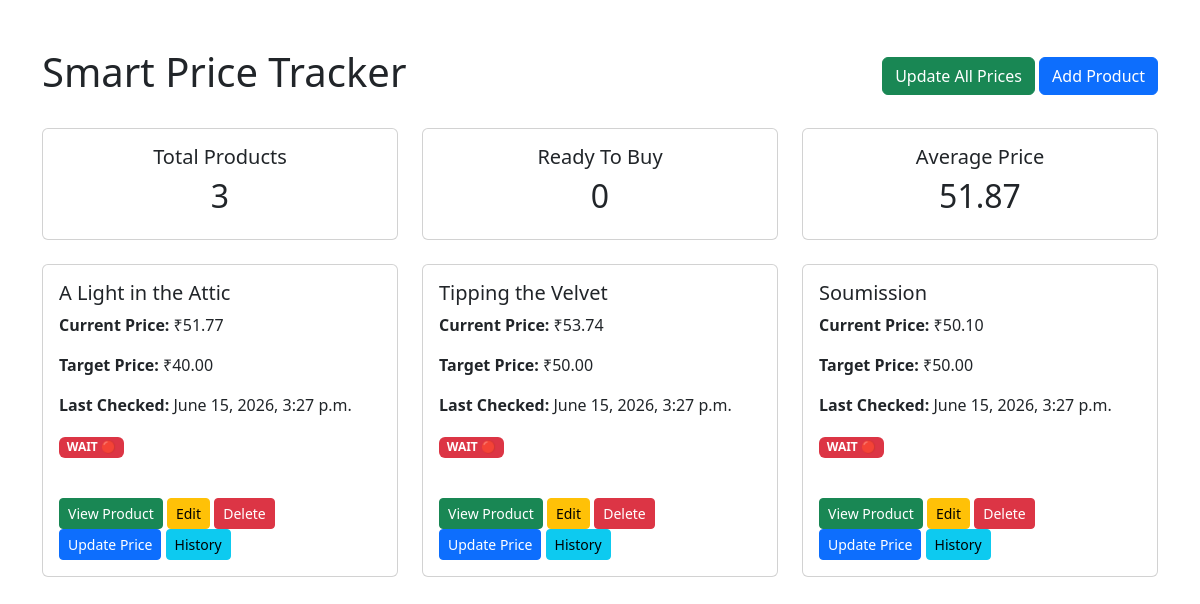
Screenshot of /products/ with the database file from the repository.
### price_tracker/models.py (models this page shows, shortened)
class Product(models.Model):
    name = models.CharField(
        max_length=255
    )
    url = models.URLField()
    current_price = models.DecimalField(
        max_digits=10,
        decimal_places=2
    )
    target_price = models.DecimalField(
        max_digits=10,
        decimal_places=2
    )
    last_checked = models.DateTimeField(
        null=True,
        blank=True
    )
    created_at = models.DateTimeField(
        auto_now_add=True
    )
    updated_at = models.DateTimeField(
        auto_now=True
    )

### price_tracker/views.py (the view)
# urls.py: path("products/", views.product_list, name="product_list"),
def product_list(request):
    products = Product.objects.all()
    total_products = products.count()
    ready_to_buy = products.filter(
        current_price__lte=models.F("target_price")
    ).count()
    average_price = 0
    if total_products > 0:
        average_price = (
            sum(
                product.current_price
                for product in products
            ) / total_products
        )
    context = {
        "products": products,
        "total_products": total_products,
        "ready_to_buy": ready_to_buy,
        "average_price": average_price
    }
    return render(
        request,
        "products.html",
        context
    )

### templates/products.html (shortened to what this page needs)
<!DOCTYPE html>
<html>
<head>
    <link href="https://cdn.jsdelivr.net/npm/bootstrap@5.3.3/dist/css/bootstrap.min.css"
          rel="stylesheet">
</head>
<body>
<div class="container mt-5">
    <div class="d-flex justify-content-between align-items-center mb-4">
        <h1>Smart Price Tracker</h1>
        <div>
            <a href="{% url 'update_all_prices' %}"
               class="btn btn-success">
                Update All Prices
            </a>
            <a href="/add-product/"
               class="btn btn-primary">
                Add Product
            </a>
        </div>
    </div>
    <div class="row mb-4">
        <div class="col-md-4">
            <div class="card text-center">
                <div class="card-body">
                    <h5>Total Products</h5>
                    <h2>{{ total_products }}</h2>
                </div>
            </div>
        </div>
        <div class="col-md-4">
            <div class="card text-center">
                <div class="card-body">
                    <h5>Ready To Buy</h5>
                    <h2>{{ ready_to_buy }}</h2>
                </div>
            </div>
        </div>
        <div class="col-md-4">
            <div class="card text-center">
                <div class="card-body">
                    <h5>Average Price</h5>
                    <h2>{{ average_price }}</h2>
                </div>
            </div>
        </div>
    </div>
    <div class="row">
        {% for product in products %}
        <div class="col-md-4 mb-4">
            <div class="card h-100">
                <div class="card-body">
                    <h5 class="card-title">
                        {{ product.name }}
                    </h5>
                    <p>
                        <strong>Current Price:</strong>
                        ₹{{ product.current_price }}
                    </p>
                    <p>
                        <strong>Target Price:</strong>
                        ₹{{ product.target_price }}
                    </p>
                    <p>
                        <strong>Last Checked:</strong>
                        {% if product.last_checked %}
                            {{ product.last_checked }}
                        {% else %}
                            Never
                        {% endif %}
                    </p>
                    {% if product.current_price <= product.target_price %}
                        <span class="badge bg-success mb-3">
                            BUY NOW 🟢
                        </span>
                    {% else %}
                        <span class="badge bg-danger mb-3">
                            WAIT 🔴
                        </span>
                    {% endif %}
                    <br><br>
                    <a href="{{ product.url }}"
                       target="_blank"
                       class="btn btn-success btn-sm">
                        View Product
                    </a>
                    <a href="{% url 'edit_product' product.id %}"
                       class="btn btn-warning btn-sm">
                        Edit
                    </a>
                    <a href="{% url 'delete_product' product.id %}"
                       class="btn btn-danger btn-sm">
                        Delete
                    </a>
                    <a href="{% url 'update_price' product.id %}"
                       class="btn btn-primary btn-sm">
                        Update Price
                    </a>
                    <a href="{% url 'price_history' product.id %}"
                       class="btn btn-info btn-sm">
                        History
                    </a>
                </div>
            </div>
        </div>
        {% empty %}
        <div class="alert alert-info">
            No products available.
        </div>
        {% endfor %}
    </div>
</div>
</body>
</html>

### rows the page displays
Product: name "A Light in the Attic", current_price "51.77", target_price "40.00", last_checked "June 15, 2026, 3:27 p.m.", shows "WAIT 🔴"
Product: name "Tipping the Velvet", current_price "53.74", target_price "50.00", last_checked "June 15, 2026, 3:27 p.m.", shows "WAIT 🔴"
Product: name "Soumission", current_price "50.10", target_price "50.00", last_checked "June 15, 2026, 3:27 p.m.", shows "WAIT 🔴"

### other values shown
{{ total_products }} "3"
{{ ready_to_buy }} "0"
{{ average_price }} "51.87"
